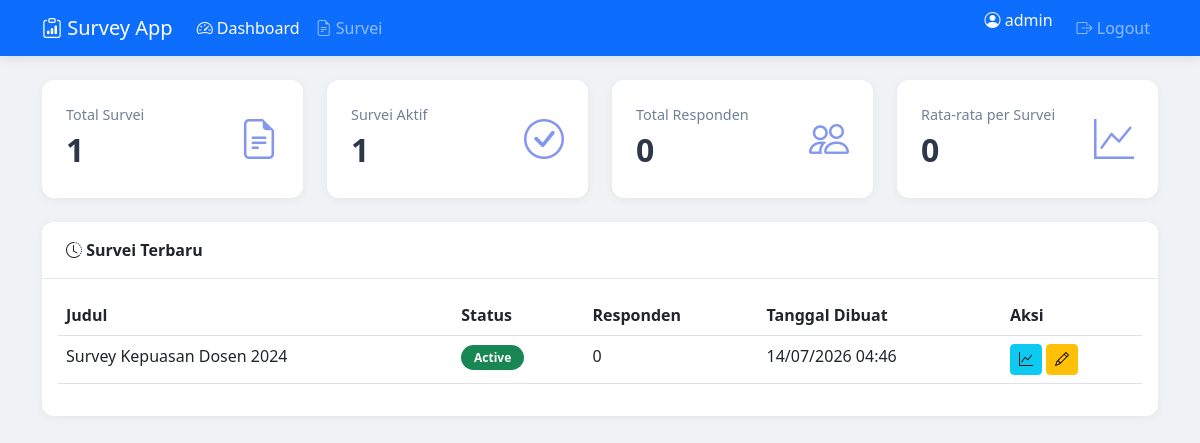
The page /admin/index.php (signed in) on the database its author committed.
### tables this page shows
CREATE TABLE surveys (
    id INT PRIMARY KEY AUTO_INCREMENT,
    admin_id INT,
    title VARCHAR(255) NOT NULL,
    description TEXT,
    status ENUM('active', 'inactive', 'draft') DEFAULT 'draft',
    start_date DATE,
    end_date DATE,
    created_at TIMESTAMP DEFAULT CURRENT_TIMESTAMP,
    updated_at TIMESTAMP DEFAULT CURRENT_TIMESTAMP ON UPDATE CURRENT_TIMESTAMP,
    FOREIGN KEY (admin_id) REFERENCES admins(id) ON DELETE CASCADE
);

### admin/index.php (the view, shortened to what this page needs)
<?php
require_once '../config/database.php';
$admin_id = $_SESSION['admin_id'];
try {
    $stmt = $pdo->prepare("SELECT COUNT(*) FROM surveys WHERE admin_id = ?");
    $stmt->execute([$admin_id]);
    $surveyCount = $stmt->fetchColumn();
    $stmt = $pdo->prepare("SELECT COUNT(*) FROM surveys WHERE status = 'active' AND admin_id = ?");
    $stmt->execute([$admin_id]);
    $activeSurveys = $stmt->fetchColumn();
    $stmt = $pdo->prepare("SELECT COUNT(*) FROM responses r JOIN surveys s ON r.survey_id = s.id WHERE s.admin_id = ?");
    $stmt->execute([$admin_id]);
    $totalResponses = $stmt->fetchColumn();
    $stmt = $pdo->prepare("SELECT s.*, (SELECT COUNT(*) FROM responses WHERE survey_id = s.id) as response_count FROM surveys s WHERE s.admin_id = ? ORDER BY s.created_at DESC LIMIT 5");
    $stmt->execute([$admin_id]);
    $recentSurveys = $stmt->fetchAll();
} catch (PDOException $e) {
    die("Error: " . $e->getMessage());
}
?>
<!DOCTYPE html>
<html lang="id">
<head>
    <link href="https://cdn.jsdelivr.net/npm/bootstrap@5.3.0/dist/css/bootstrap.min.css" rel="stylesheet">
    <link rel="stylesheet" href="https://cdn.jsdelivr.net/npm/bootstrap-icons@1.11.0/font/bootstrap-icons.css">
</head>
<body>
    <nav class="navbar navbar-expand-lg navbar-dark bg-primary">
        <div class="container">
            <a class="navbar-brand" href="index.php">
                <i class="bi bi-clipboard-data"></i> Survey App
            </a>
            <div class="collapse navbar-collapse" id="navbarNav">
                <ul class="navbar-nav me-auto">
                    <li class="nav-item">
                        <a class="nav-link active" href="index.php"><i class="bi bi-speedometer2"></i> Dashboard</a>
                    </li>
                    <li class="nav-item">
                        <a class="nav-link" href="surveys.php"><i class="bi bi-file-earmark-text"></i> Survei</a>
                    </li>
                </ul>
                <ul class="navbar-nav">
                    <li class="nav-item">
                        <span class="navbar-text text-light me-3">
                            <i class="bi bi-person-circle"></i> <?php echo htmlspecialchars($_SESSION['admin_username'] ?? 'Admin'); ?>
                        </span>
                    </li>
                    <li class="nav-item">
                        <a class="nav-link" href="logout.php"><i class="bi bi-box-arrow-right"></i> Logout</a>
                    </li>
                </ul>
            </div>
        </div>
    </nav>
    <div class="container mt-4">
        <div class="row g-4">
            <div class="col-md-3">
                <div class="card card-stat">
                    <div class="card-body p-4">
                        <div class="d-flex justify-content-between align-items-center">
                            <div>
                                <div class="stat-label">Total Survei</div>
                                <div class="stat-number"><?php echo $surveyCount; ?></div>
                            </div>
                            <i class="bi bi-file-earmark-text stat-icon"></i>
                        </div>
                    </div>
                </div>
            </div>
            <div class="col-md-3">
                <div class="card card-stat">
                    <div class="card-body p-4">
                        <div class="d-flex justify-content-between align-items-center">
                            <div>
                                <div class="stat-label">Survei Aktif</div>
                                <div class="stat-number"><?php echo $activeSurveys; ?></div>
                            </div>
                            <i class="bi bi-check-circle stat-icon"></i>
                        </div>
                    </div>
                </div>
            </div>
            <div class="col-md-3">
                <div class="card card-stat">
                    <div class="card-body p-4">
                        <div class="d-flex justify-content-between align-items-center">
                            <div>
                                <div class="stat-label">Total Responden</div>
                                <div class="stat-number"><?php echo $totalResponses; ?></div>
                            </div>
                            <i class="bi bi-people stat-icon"></i>
                        </div>
                    </div>
                </div>
            </div>
            <div class="col-md-3">
                <div class="card card-stat">
                    <div class="card-body p-4">
                        <div class="d-flex justify-content-between align-items-center">
                            <div>
                                <div class="stat-label">Rata-rata per Survei</div>
                                <div class="stat-number"><?php echo $surveyCount > 0 ? round(($totalResponses / $surveyCount), 1) : 0; ?></div>
                            </div>
                            <i class="bi bi-graph-up stat-icon"></i>
                        </div>
                    </div>
                </div>
            </div>
        </div>
        <div class="card mt-4">
            <div class="card-header">
                <i class="bi bi-clock-history"></i> Survei Terbaru
            </div>
            <div class="card-body">
                <?php if (count($recentSurveys) > 0): ?>
                    <div class="table-responsive">
                        <table class="table table-hover">
                            <thead>
                                <tr>
                                    <th>Judul</th>
                                    <th>Status</th>
                                    <th>Responden</th>
                                    <th>Tanggal Dibuat</th>
                                    <th>Aksi</th>
                                </tr>
                            </thead>
                            <tbody>
                                <?php foreach ($recentSurveys as $survey): ?>
                                    <tr>
                                        <td><?php echo htmlspecialchars($survey['title']); ?></td>
                                        <td>
                                            <span class="badge <?php echo $survey['status'] == 'active' ? 'bg-success' : ($survey['status'] == 'inactive' ? 'bg-danger' : 'bg-warning'); ?>">
                                                <?php echo ucfirst($survey['status']); ?>
                                            </span>
                                        </td>
                                        <td><?php echo $survey['response_count'] ?? 0; ?></td>
                                        <td><?php echo date('d/m/Y H:i', strtotime($survey['created_at'])); ?></td>
                                        <td>
                                            <a href="results.php?survey_id=<?php echo $survey['id']; ?>" class="btn btn-sm btn-info">
                                                <i class="bi bi-graph-up"></i>
                                            </a>
                                            <a href="survey_edit.php?id=<?php echo $survey['id']; ?>" class="btn btn-sm btn-warning">
                                                <i class="bi bi-pencil"></i>
                                            </a>
                                        </td>
                                    </tr>
                                <?php endforeach; ?>
                            </tbody>
                        </table>
                    </div>
                <?php endif; ?>
            </div>
        </div>
    </div>
</body>
</html>

### admin/index.php (style rules this page uses)
body { background: #f0f2f5; }
.navbar { box-shadow: 0 2px 10px rgba(0,0,0,0.1); }
.card-stat { border: none; border-radius: 12px; box-shadow: 0 2px 10px rgba(0,0,0,0.05); transition: transform 0.3s ease, box-shadow 0.3s ease; background: white; }
.stat-icon { font-size: 2.5rem; color: #667eea; opacity: 0.8; }
.stat-number { font-size: 2rem; font-weight: 700; color: #2d3748; }
.stat-label { color: #718096; font-size: 0.9rem; font-weight: 500; }
.card { border: none; border-radius: 12px; box-shadow: 0 2px 10px rgba(0,0,0,0.05); }
.card-header { background: white; border-bottom: 1px solid #e2e8f0; padding: 1rem 1.5rem; font-weight: 600; border-radius: 12px 12px 0 0 !important; }
.badge { padding: 0.4rem 0.8rem; border-radius: 20px; }

### rows shown on the page
surveys: title "Survey Kepuasan Dosen 2024", status "Active", response_count "0", created_at "14/07/2026 04:46"

### other values the page prints
$_SESSION['admin_username'] "admin"
$surveyCount "1"
$activeSurveys "1"
$totalResponses "0"
$totalResponses / $surveyCount "0"
